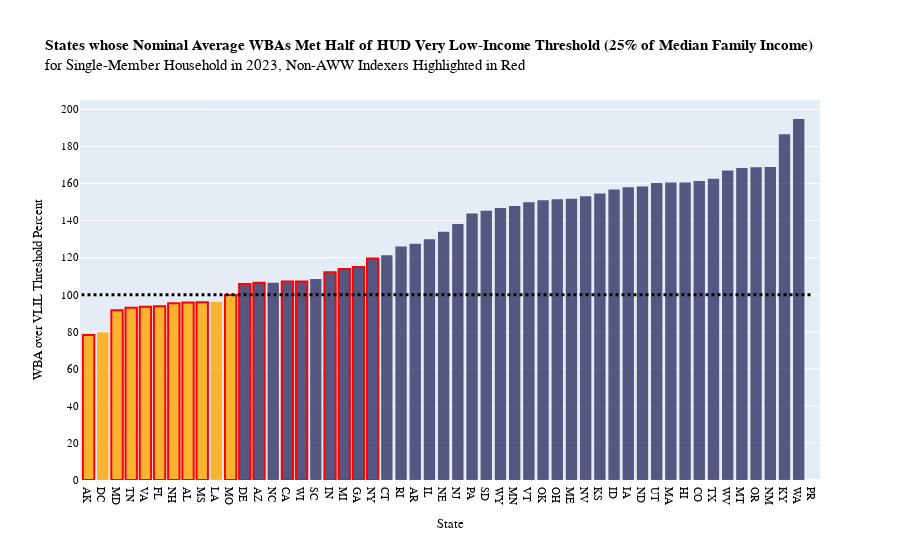

Notebook code for this chart:
### Code cell
fig1 = px.bar(avgwba.sort_values(by='WBA-Limit Ratio'), 
             x='State', 
             y='WBA-Limit Ratio', 
             color = 'Met limit',
             color_discrete_sequence=['rgba(255, 165, 0,0.8)', 'rgba(50,50,100,0.8)'],
             width=2000)

nonindexers_list = ['AK', 'AL', 'AZ', 'CA', 'DE', 'FL', 'GA', 'IN', 'MD',
                    'MI', 'MO', 'MS', 'NH', 'NY', 'TN', 'VA', 'WI']
avgwba_sorted = avgwba.sort_values(by='WBA-Limit Ratio')
fig1 = go.Figure()

for i, row in avgwba_sorted.iterrows():
    is_nonindexer = row["State"] in nonindexers_list
    fill_color = 'rgba(255, 165, 0,0.8)' if row["Met limit"] == False else 'rgba(50,50,100,0.8)'
    line_color = 'red' if is_nonindexer else fill_color 
    fig1.add_trace(go.Bar(
        x=[row["State"]],
        y=[row["WBA-Limit Ratio"]],
        marker=dict(
            color=fill_color,
            line=dict(color=line_color, width=2 if is_nonindexer else 0)
        ),
        showlegend=False  # Optional: manage legend manually
    ))

# Update layout
fig1.update_layout(
    title_text="<b>States whose Nominal Average WBAs Met Half of HUD Very Low-Income Threshold (25% of Median Family Income)</b> <br>for Single-Member Household in 2023, Non-AWW Indexers Highlighted in Red",
    xaxis_title="State",
    yaxis_title="WBA over VLIL Threshold Percent",
    font=dict(family="Cambria", size=11, color="black"),
    width=2000,
    yaxis=dict(tick0=0, dtick=20)
)

# Add dotted threshold line at y=100
fig1.add_shape(
    type="line",
    x0=-0.5,
    x1=51,
    y0=100,
    y1=100,
    line=dict(color="black", width=3, dash="dot")
)

fig1.show()

### Figure 1 — Plotly figure (JSON) as saved in the notebook; plotly's stock layout.template omitted (floating-point values rounded to 4 significant figures)
{"data": [{"marker": {"color": "rgba(255, 165, 0,0.8)", "line": {"color": "red", "width": 2}}, "showlegend": false, "type": "bar", "x": ["AK"], "y": [78.19]}, {"marker": {"color": "rgba(255, 165, 0,0.8)", "line": {"color": "rgba(255, 165, 0,0.8)", "width": 0}}, "showlegend": false, "type": "bar", "x": ["DC"], "y": [79.8]}, {"marker": {"color": "rgba(255, 165, 0,0.8)", "line": {"color": "red", "width": 2}}, "showlegend": false, "type": "bar", "x": ["MD"], "y": [91.66]}, {"marker": {"color": "rgba(255, 165, 0,0.8)", "line": {"color": "red", "width": 2}}, "showlegend": false, "type": "bar", "x": ["TN"], "y": [92.99]}, {"marker": {"color": "rgba(255, 165, 0,0.8)", "line": {"color": "red", "width": 2}}, "showlegend": false, "type": "bar", "x": ["VA"], "y": [93.48]}, {"marker": {"color": "rgba(255, 165, 0,0.8)", "line": {"color": "red", "width": 2}}, "showlegend": false, "type": "bar", "x": ["FL"], "y": [93.7]}, {"marker": {"color": "rgba(255, 165, 0,0.8)", "line": {"color": "red", "width": 2}}, "showlegend": false, "type": "bar", "x": ["NH"], "y": [95.39]}, {"marker": {"color": "rgba(255, 165, 0,0.8)", "line": {"color": "red", "width": 2}}, "showlegend": false, "type": "bar", "x": ["AL"], "y": [95.73]}, {"marker": {"color": "rgba(255, 165, 0,0.8)", "line": {"color": "red", "width": 2}}, "showlegend": false, "type": "bar", "x": ["MS"], "y": [95.94]}, {"marker": {"color": "rgba(255, 165, 0,0.8)", "line": {"color": "rgba(255, 165, 0,0.8)", "width": 0}}, "showlegend": false, "type": "bar", "x": ["LA"], "y": [96.23]}, {"marker": {"color": "rgba(255, 165, 0,0.8)", "line": {"color": "red", "width": 2}}, "showlegend": false, "type": "bar", "x": ["MO"], "y": [99.81]}, {"marker": {"color": "rgba(50,50,100,0.8)", "line": {"color": "red", "width": 2}}, "showlegend": false, "type": "bar", "x": ["DE"], "y": [105.8]}, {"marker": {"color": "rgba(50,50,100,0.8)", "line": {"color": "red", "width": 2}}, "showlegend": false, "type": "bar", "x": ["AZ"], "y": [106.4]}, {"marker": {"color": "rgba(50,50,100,0.8)", "line": {"color": "rgba(50,50,100,0.8)", "width": 0}}, "showlegend": false, "type": "bar", "x": ["NC"], "y": [106.5]}, {"marker": {"color": "rgba(50,50,100,0.8)", "line": {"color": "red", "width": 2}}, "showlegend": false, "type": "bar", "x": ["CA"], "y": [107.1]}, {"marker": {"color": "rgba(50,50,100,0.8)", "line": {"color": "red", "width": 2}}, "showlegend": false, "type": "bar", "x": ["WI"], "y": [107.2]}, {"marker": {"color": "rgba(50,50,100,0.8)", "line": {"color": "rgba(50,50,100,0.8)", "width": 0}}, "showlegend": false, "type": "bar", "x": ["SC"], "y": [108.5]}, {"marker": {"color": "rgba(50,50,100,0.8)", "line": {"color": "red", "width": 2}}, "showlegend": false, "type": "bar", "x": ["IN"], "y": [112.2]}, {"marker": {"color": "rgba(50,50,100,0.8)", "line": {"color": "red", "width": 2}}, "showlegend": false, "type": "bar", "x": ["MI"], "y": [113.9]}, {"marker": {"color": "rgba(50,50,100,0.8)", "line": {"color": "red", "width": 2}}, "showlegend": false, "type": "bar", "x": ["GA"], "y": [115]}, {"marker": {"color": "rgba(50,50,100,0.8)", "line": {"color": "red", "width": 2}}, "showlegend": false, "type": "bar", "x": ["NY"], "y": [119.6]}, {"marker": {"color": "rgba(50,50,100,0.8)", "line": {"color": "rgba(50,50,100,0.8)", "width": 0}}, "showlegend": false, "type": "bar", "x": ["CT"], "y": [121.2]}, {"marker": {"color": "rgba(50,50,100,0.8)", "line": {"color": "rgba(50,50,100,0.8)", "width": 0}}, "showlegend": false, "type": "bar", "x": ["RI"], "y": [126.0]}, {"marker": {"color": "rgba(50,50,100,0.8)", "line": {"color": "rgba(50,50,100,0.8)", "width": 0}}, "showlegend": false, "type": "bar", "x": ["AR"], "y": [127.4]}, {"marker": {"color": "rgba(50,50,100,0.8)", "line": {"color": "rgba(50,50,100,0.8)", "width": 0}}, "showlegend": false, "type": "bar", "x": ["IL"], "y": [130.0]}, {"marker": {"color": "rgba(50,50,100,0.8)", "line": {"color": "rgba(50,50,100,0.8)", "width": 0}}, "showlegend": false, "type": "bar", "x": ["NE"], "y": [133.9]}, {"marker": {"color": "rgba(50,50,100,0.8)", "line": {"color": "rgba(50,50,100,0.8)", "width": 0}}, "showlegend": false, "type": "bar", "x": ["NJ"], "y": [138.1]}, {"marker": {"color": "rgba(50,50,100,0.8)", "line": {"color": "rgba(50,50,100,0.8)", "width": 0}}, "showlegend": false, "type": "bar", "x": ["PA"], "y": [143.9]}, {"marker": {"color": "rgba(50,50,100,0.8)", "line": {"color": "rgba(50,50,100,0.8)", "width": 0}}, "showlegend": false, "type": "bar", "x": ["SD"], "y": [145.3]}, {"marker": {"color": "rgba(50,50,100,0.8)", "line": {"color": "rgba(50,50,100,0.8)", "width": 0}}, "showlegend": false, "type": "bar", "x": ["WY"], "y": [146.8]}, {"marker": {"color": "rgba(50,50,100,0.8)", "line": {"color": "rgba(50,50,100,0.8)", "width": 0}}, "showlegend": false, "type": "bar", "x": ["MN"], "y": [147.8]}, {"marker": {"color": "rgba(50,50,100,0.8)", "line": {"color": "rgba(50,50,100,0.8)", "width": 0}}, "showlegend": false, "type": "bar", "x": ["VT"], "y": [149.9]}, {"marker": {"color": "rgba(50,50,100,0.8)", "line": {"color": "rgba(50,50,100,0.8)", "width": 0}}, "showlegend": false, "type": "bar", "x": ["OK"], "y": [150.9]}, {"marker": {"color": "rgba(50,50,100,0.8)", "line": {"color": "rgba(50,50,100,0.8)", "width": 0}}, "showlegend": false, "type": "bar", "x": ["OH"], "y": [151.5]}, {"marker": {"color": "rgba(50,50,100,0.8)", "line": {"color": "rgba(50,50,100,0.8)", "width": 0}}, "showlegend": false, "type": "bar", "x": ["ME"], "y": [151.8]}, {"marker": {"color": "rgba(50,50,100,0.8)", "line": {"color": "rgba(50,50,100,0.8)", "width": 0}}, "showlegend": false, "type": "bar", "x": ["NV"], "y": [153.1]}, {"marker": {"color": "rgba(50,50,100,0.8)", "line": {"color": "rgba(50,50,100,0.8)", "width": 0}}, "showlegend": false, "type": "bar", "x": ["KS"], "y": [154.6]}, {"marker": {"color": "rgba(50,50,100,0.8)", "line": {"color": "rgba(50,50,100,0.8)", "width": 0}}, "showlegend": false, "type": "bar", "x": ["ID"], "y": [156.8]}, {"marker": {"color": "rgba(50,50,100,0.8)", "line": {"color": "rgba(50,50,100,0.8)", "width": 0}}, "showlegend": false, "type": "bar", "x": ["IA"], "y": [158.0]}, {"marker": {"color": "rgba(50,50,100,0.8)", "line": {"color": "rgba(50,50,100,0.8)", "width": 0}}, "showlegend": false, "type": "bar", "x": ["ND"], "y": [158.4]}, {"marker": {"color": "rgba(50,50,100,0.8)", "line": {"color": "rgba(50,50,100,0.8)", "width": 0}}, "showlegend": false, "type": "bar", "x": ["UT"], "y": [160.2]}, {"marker": {"color": "rgba(50,50,100,0.8)", "line": {"color": "rgba(50,50,100,0.8)", "width": 0}}, "showlegend": false, "type": "bar", "x": ["MA"], "y": [160.6]}, {"marker": {"color": "rgba(50,50,100,0.8)", "line": {"color": "rgba(50,50,100,0.8)", "width": 0}}, "showlegend": false, "type": "bar", "x": ["HI"], "y": [160.6]}, {"marker": {"color": "rgba(50,50,100,0.8)", "line": {"color": "rgba(50,50,100,0.8)", "width": 0}}, "showlegend": false, "type": "bar", "x": ["CO"], "y": [161.3]}, {"marker": {"color": "rgba(50,50,100,0.8)", "line": {"color": "rgba(50,50,100,0.8)", "width": 0}}, "showlegend": false, "type": "bar", "x": ["TX"], "y": [162.6]}, {"marker": {"color": "rgba(50,50,100,0.8)", "line": {"color": "rgba(50,50,100,0.8)", "width": 0}}, "showlegend": false, "type": "bar", "x": ["WV"], "y": [167]}, {"marker": {"color": "rgba(50,50,100,0.8)", "line": {"color": "rgba(50,50,100,0.8)", "width": 0}}, "showlegend": false, "type": "bar", "x": ["MT"], "y": [168.3]}, {"marker": {"color": "rgba(50,50,100,0.8)", "line": {"color": "rgba(50,50,100,0.8)", "width": 0}}, "showlegend": false, "type": "bar", "x": ["OR"], "y": [168.7]}, {"marker": {"color": "rgba(50,50,100,0.8)", "line": {"color": "rgba(50,50,100,0.8)", "width": 0}}, "showlegend": false, "type": "bar", "x": ["NM"], "y": [169.0]}, {"marker": {"color": "rgba(50,50,100,0.8)", "line": {"color": "rgba(50,50,100,0.8)", "width": 0}}, "showlegend": false, "type": "bar", "x": ["KY"], "y": [186.5]}, {"marker": {"color": "rgba(50,50,100,0.8)", "line": {"color": "rgba(50,50,100,0.8)", "width": 0}}, "showlegend": false, "type": "bar", "x": ["WA"], "y": [194.8]}, {"marker": {"color": "rgba(255, 165, 0,0.8)", "line": {"color": "rgba(255, 165, 0,0.8)", "width": 0}}, "showlegend": false, "type": "bar", "x": ["PR"], "y": [null]}], "layout": {"autosize": true, "font": {"color": "black", "family": "Cambria", "size": 11}, "shapes": [{"line": {"color": "black", "dash": "dot", "width": 3}, "type": "line", "x0": -0.5, "x1": 51, "y0": 100, "y1": 100}], "title": {"text": "<b>States whose Nominal Average WBAs Met Half of HUD Very Low-Income Threshold (25% of Median Family Income)</b> <br>for Single-Member Household in 2023, Non-AWW Indexers Highlighted in Red"}, "xaxis": {"autorange": true, "range": [-0.603, 51.5], "title": {"text": "State"}, "type": "category"}, "yaxis": {"autorange": true, "dtick": 20, "range": [0, 205.1], "tick0": 0, "title": {"text": "WBA over VLIL Threshold Percent"}, "type": "linear"}}}
